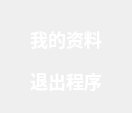
<?xml version="1.0" encoding="UTF-8"?>
<ui version="4.0">
 <class>UserMenu</class>
 <widget class="QDialog" name="UserMenu">
  <property name="geometry">
   <rect>
    <x>0</x>
    <y>0</y>
    <width>132</width>
    <height>113</height>
   </rect>
  </property>
  <property name="windowTitle">
   <string>Dialog</string>
  </property>
  <layout class="QVBoxLayout" name="verticalLayout">
   <property name="spacing">
    <number>0</number>
   </property>
   <property name="leftMargin">
    <number>0</number>
   </property>
   <property name="topMargin">
    <number>0</number>
   </property>
   <property name="rightMargin">
    <number>0</number>
   </property>
   <property name="bottomMargin">
    <number>0</number>
   </property>
   <item>
    <widget class="QWidget" name="widget" native="true">
     <property name="styleSheet">
      <string notr="true">QWidget#widget{
background-image: url(:/images/形状.png);
}


QPushButton {
     border:none;
font-family: &quot;微软雅黑&quot;;
font-weight: 500;
font-size: 18px;
color: rgba(255, 255, 255, 1);
line-height: 25px;   
}

QPushButton::hover{
border:none;
color: #ED525A;
font-family: &quot;微软雅黑&quot;;
font-weight: 500;
font-size: 18px;
line-height: 25px;   
}

</string>
     </property>
     <layout class="QVBoxLayout" name="verticalLayout_2">
      <property name="spacing">
       <number>0</number>
      </property>
      <property name="leftMargin">
       <number>10</number>
      </property>
      <property name="topMargin">
       <number>17</number>
      </property>
      <property name="rightMargin">
       <number>10</number>
      </property>
      <property name="bottomMargin">
       <number>10</number>
      </property>
      <item>
       <widget class="QPushButton" name="pushButton">
        <property name="minimumSize">
         <size>
          <width>0</width>
          <height>40</height>
         </size>
        </property>
        <property name="styleSheet">
         <string notr="true"/>
        </property>
        <property name="text">
         <string>我的资料</string>
        </property>
       </widget>
      </item>
      <item>
       <widget class="QPushButton" name="pushButton_2">
        <property name="minimumSize">
         <size>
          <width>0</width>
          <height>40</height>
         </size>
        </property>
        <property name="text">
         <string>退出程序</string>
        </property>
       </widget>
      </item>
     </layout>
    </widget>
   </item>
  </layout>
 </widget>
 <resources/>
 <connections/>
</ui>
